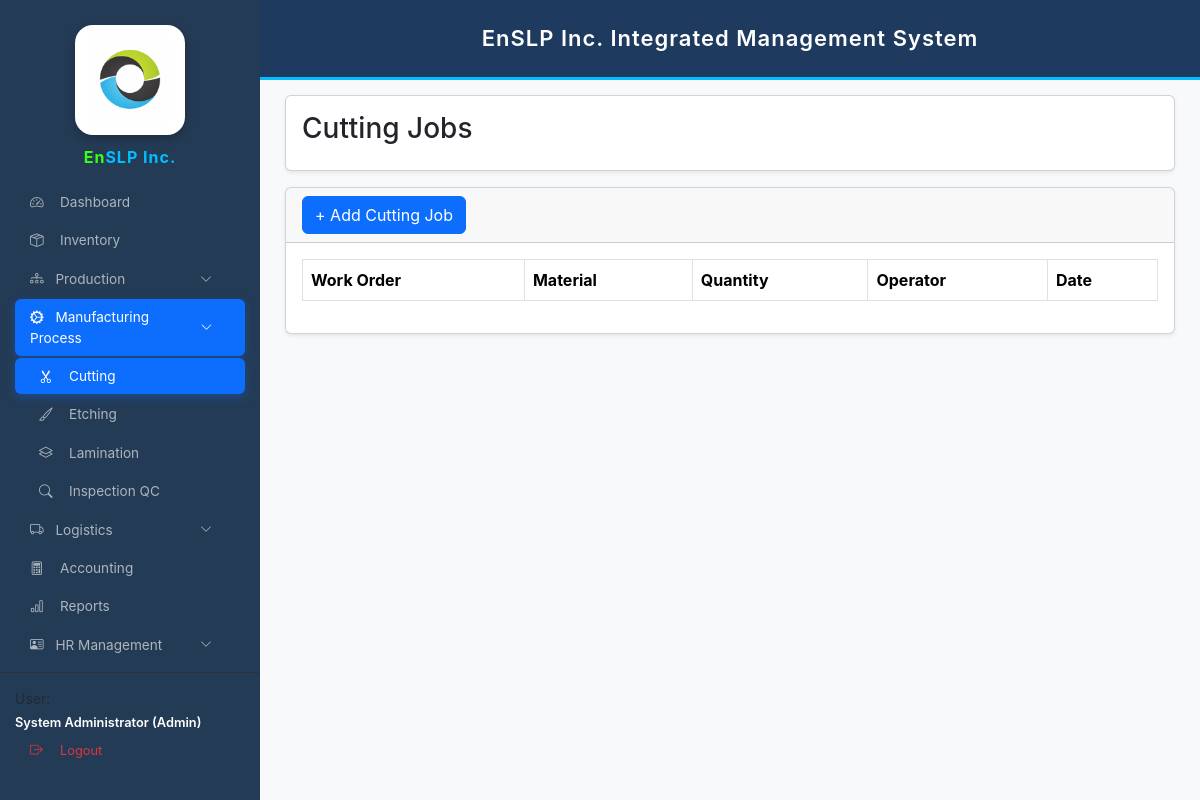
The page /cutting.php (signed in) on the database as committed earlier.
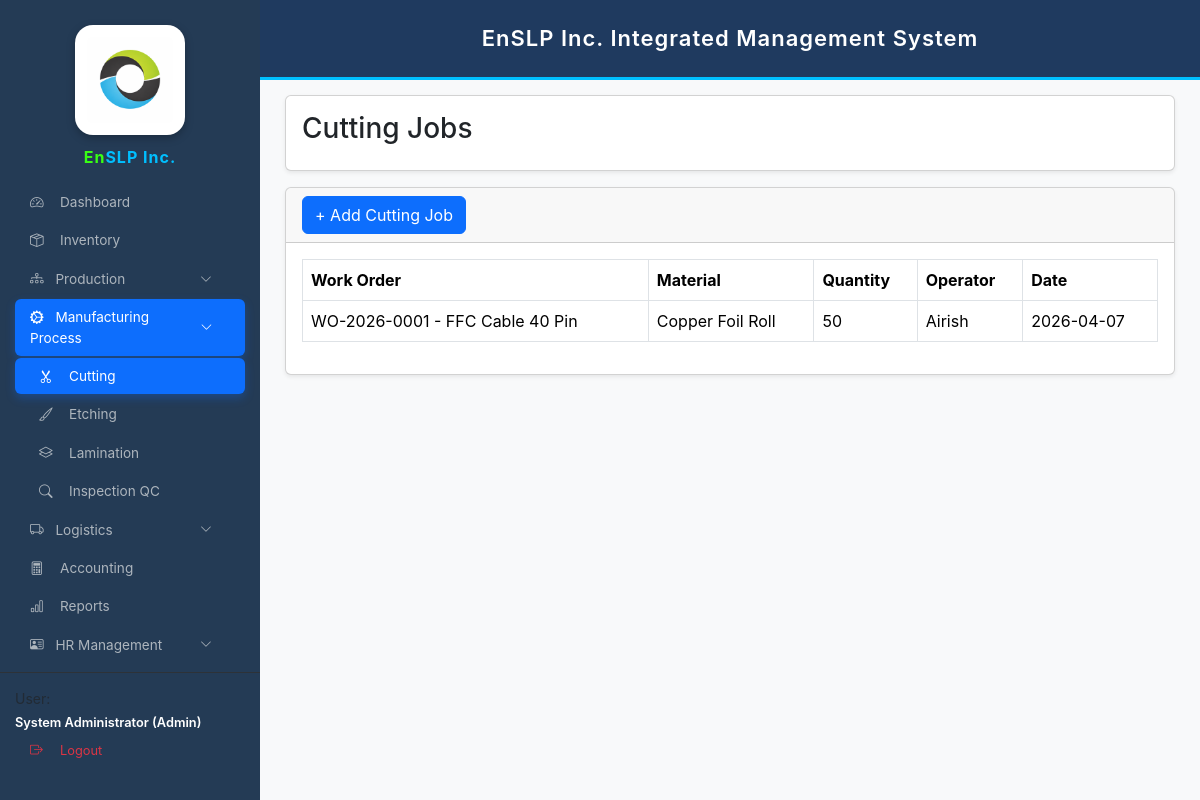
The same page on the database as committed later.
### tables this page shows
CREATE TABLE `cutting_jobs` (
  `id` int(11) NOT NULL,
  `work_order_id` int(11) DEFAULT NULL,
  `item_id` int(11) DEFAULT NULL,
  `quantity_cut` int(11) DEFAULT NULL,
  `operator` varchar(100) DEFAULT NULL,
  `date_cut` date DEFAULT NULL
);

CREATE TABLE `work_orders` (
  `id` int(11) NOT NULL,
  `wo_no` varchar(50) DEFAULT NULL,
  `product_name` varchar(150) NOT NULL,
  `client` varchar(150) DEFAULT NULL,
  `qty` int(11) DEFAULT 0,
  `status` varchar(50) DEFAULT NULL,
  `date_started` date NOT NULL,
  `date_completed` date DEFAULT NULL,
  `remarks` varchar(255) DEFAULT NULL,
  `created_at` timestamp NOT NULL DEFAULT current_timestamp(),
  `selling_price` decimal(10,2) DEFAULT 0.00
);

CREATE TABLE `inventory_items` (
  `id` int(11) NOT NULL,
  `item_code` varchar(50) DEFAULT NULL,
  `item_name` varchar(150) NOT NULL,
  `category` varchar(50) DEFAULT NULL,
  `unit` varchar(30) DEFAULT 'pcs',
  `quantity` int(11) NOT NULL DEFAULT 0,
  `reorder_level` int(11) NOT NULL DEFAULT 0,
  `created_at` datetime NOT NULL DEFAULT current_timestamp(),
  `cost` decimal(10,2) DEFAULT NULL,
  `selling_price` decimal(10,2) DEFAULT 0.00,
  `status` varchar(20) DEFAULT 'active',
  `value` decimal(10,2) DEFAULT 0.00
);

### cutting.php (the view, shortened to what this page needs)
<?php
require_once "config.php";
$jobs=$conn->query("
SELECT c.*,i.item_name,w.wo_no,w.product_name
FROM cutting_jobs c
LEFT JOIN inventory_items i ON i.id=c.item_id
LEFT JOIN work_orders w ON w.id=c.work_order_id
ORDER BY c.id DESC
")->fetchAll(PDO::FETCH_ASSOC);
?>
<!DOCTYPE html>
<html>
<head>
<link href="https://cdn.jsdelivr.net/npm/bootstrap@5.3.3/dist/css/bootstrap.min.css" rel="stylesheet">
</head>
<body>
<?php include 'sidebar.php'; ?>
<?php include 'header.php'; ?>
<div class="main-content">
<div class="card shadow-sm mb-3">
<div class="card-body">
<h3>Cutting Jobs</h3>
</div>
</div>
<div class="card shadow-sm">
<div class="card-header">
<button class="btn btn-primary" data-bs-toggle="modal" data-bs-target="#addCuttingModal">
+ Add Cutting Job
</button>
</div>
<div class="card-body">
<table class="table table-bordered">
<thead>
<tr>
<th>Work Order</th>
<th>Material</th>
<th>Quantity</th>
<th>Operator</th>
<th>Date</th>
</tr>
</thead>
<tbody>
<?php foreach($jobs as $row): ?>
<tr>
<td><?=$row['wo_no']?> - <?=$row['product_name']?></td>
<td><?=$row['item_name']?></td>
<td><?=$row['quantity_cut']?></td>
<td><?=$row['operator']?></td>
<td><?=$row['date_cut']?></td>
</tr>
<?php endforeach; ?>
</tbody>
</table>
</div>
</div>
</div>
</body>
</html>

Rows that differ between the two databases and show on the page:
added cutting_jobs: work_order.wo_no "WO-2026-0001", work_order.product_name "FFC Cable 40 Pin", inventory_items.item_name "Copper Foil Roll", quantity_cut "50", operator "Airish", date_cut "2026-04-07"
